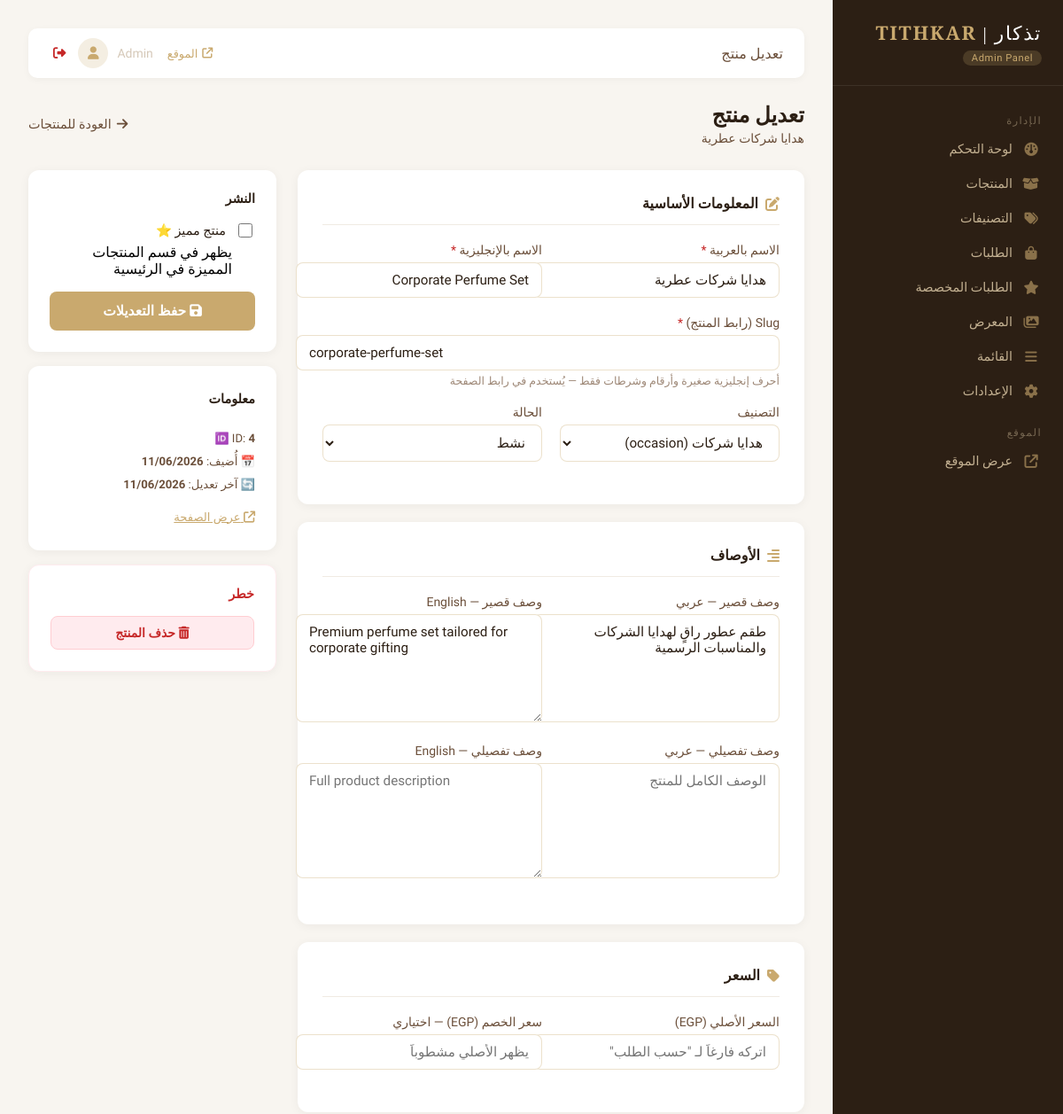
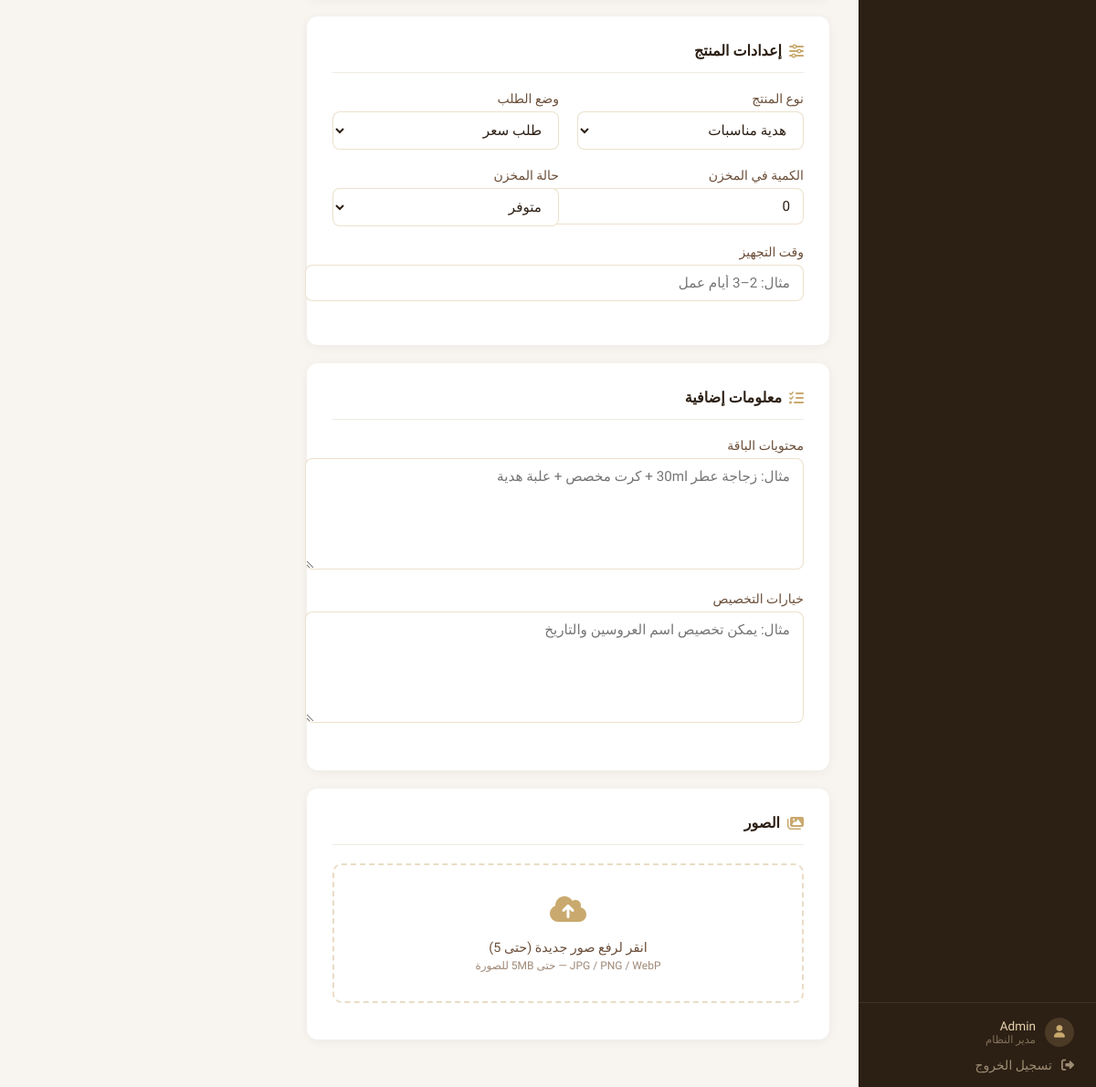
The app's page /admin/product-form.php?id=4 (signed in) with its own data (2 pictures, top to bottom).
### tables this page shows
CREATE TABLE IF NOT EXISTS products (
    id                     INT AUTO_INCREMENT PRIMARY KEY,
    name_ar                VARCHAR(255) NOT NULL,
    name_en                VARCHAR(255) NOT NULL,
    slug                   VARCHAR(255) NOT NULL UNIQUE,
    short_description_ar   TEXT,
    short_description_en   TEXT,
    full_description_ar    TEXT,
    full_description_en    TEXT,
    price                  DECIMAL(10,2)  NULL,
    sale_price             DECIMAL(10,2)  NULL,
    category_id            INT            NULL,
    product_type           ENUM('ready_gift','event_giveaway','both') NOT NULL DEFAULT 'ready_gift',
    order_mode             ENUM('buy_now','request_quote','both')     NOT NULL DEFAULT 'buy_now',
    stock_quantity         INT            NOT NULL DEFAULT 0,
    stock_status           ENUM('in_stock','out_of_stock') NOT NULL DEFAULT 'in_stock',
    is_featured            TINYINT(1)     NOT NULL DEFAULT 0,
    preparation_time       VARCHAR(255)   NULL,
    package_contents       TEXT           NULL,
    customization_options  TEXT           NULL,
    status                 ENUM('active','inactive') NOT NULL DEFAULT 'active',
    created_at             DATETIME       NOT NULL DEFAULT NOW(),
    updated_at             DATETIME       NOT NULL DEFAULT NOW() ON UPDATE NOW(),
    CONSTRAINT fk_product_category
        FOREIGN KEY (category_id) REFERENCES categories(id) ON DELETE SET NULL
);

### admin/product-form.php (the view, shortened to what this page needs)
<?php
require_once __DIR__ . '/../includes/functions.php';
$product_id = (int)($_GET['id'] ?? $_POST['product_id'] ?? 0);
$isEdit     = $product_id > 0;
$product    = null;
if ($isEdit) {
    $stmt = $pdo->prepare('SELECT * FROM products WHERE id = ? LIMIT 1');
    $stmt->execute([$product_id]);
    $product = $stmt->fetch();
}
$f = [
    'name_ar'               => $_POST['name_ar']               ?? $product['name_ar']               ?? '',
    'name_en'               => $_POST['name_en']               ?? $product['name_en']               ?? '',
    'slug'                  => $_POST['slug']                  ?? $product['slug']                  ?? '',
    'category_id'           => $_POST['category_id']           ?? $product['category_id']           ?? '',
    'status'                => $_POST['status']                ?? $product['status']                ?? 'active',
    'is_featured'           => $_POST['is_featured']           ?? $product['is_featured']           ?? 0,
    'short_description_ar'  => $_POST['short_description_ar']  ?? $product['short_description_ar']  ?? '',
    'short_description_en'  => $_POST['short_description_en']  ?? $product['short_description_en']  ?? '',
    'full_description_ar'   => $_POST['full_description_ar']   ?? $product['full_description_ar']   ?? '',
    'full_description_en'   => $_POST['full_description_en']   ?? $product['full_description_en']   ?? '',
    'price'                 => $_POST['price']                 ?? $product['price']                 ?? '',
    'sale_price'            => $_POST['sale_price']            ?? $product['sale_price']            ?? '',
    'product_type'          => $_POST['product_type']          ?? $product['product_type']          ?? 'ready_gift',
    'order_mode'            => $_POST['order_mode']            ?? $product['order_mode']            ?? 'buy_now',
    'stock_quantity'        => $_POST['stock_quantity']        ?? $product['stock_quantity']        ?? 0,
    'stock_status'          => $_POST['stock_status']          ?? $product['stock_status']          ?? 'in_stock',
    'preparation_time'      => $_POST['preparation_time']      ?? $product['preparation_time']      ?? '',
    'package_contents'      => $_POST['package_contents']      ?? $product['package_contents']      ?? '',
    'customization_options' => $_POST['customization_options'] ?? $product['customization_options'] ?? '',
];
function fv(array $f, string $key): string {
    return htmlspecialchars($f[$key] ?? '', ENT_QUOTES);
}
function sel(array $f, string $key, string $val): string {
    return ($f[$key] ?? '') == $val ? 'selected' : '';
}
$allCats = $pdo->query("SELECT id, name_ar, type FROM categories WHERE status = 'active' ORDER BY type, name_ar")->fetchAll();
?>
<!DOCTYPE html>
<html lang="ar" dir="rtl">
<head>
<link rel="stylesheet" href="https://cdnjs.cloudflare.com/ajax/libs/font-awesome/6.5.1/css/all.min.css">
<link rel="stylesheet" href="<?= SITE_URL ?>/assets/css/admin.css">
</head>
<body class="admin-body">
<div class="admin-layout">
<?php include __DIR__ . '/partials/sidebar.php'; ?>
<div class="admin-content">
<?php include __DIR__ . '/partials/topbar.php'; ?>
<div class="admin-page-header">
    <div>
        <h1 class="admin-page-title"><?= $isEdit ? 'تعديل منتج' : 'إضافة منتج جديد' ?></h1>
        <div class="admin-page-subtitle">
            <?= $isEdit ? htmlspecialchars($product['name_ar'], ENT_QUOTES) : 'ملء البيانات وحفظ المنتج' ?>
        </div>
    </div>
    <a href="products.php"
       style="color:#6B4F3A;text-decoration:none;font-size:0.9rem;display:flex;align-items:center;gap:6px;">
        <i class="fas fa-arrow-right"></i> العودة للمنتجات
    </a>
</div>
<form method="POST" enctype="multipart/form-data"
      action="product-form.php<?= $isEdit ? '?id=' . $product_id : '' ?>">
<div class="form-layout">
    <div>
        <div class="form-section">
            <h4><i class="fas fa-pen-to-square"></i> المعلومات الأساسية</h4>
            <div class="admin-form">
                <div class="form-row">
                    <div class="form-group">
                        <label>الاسم بالعربية <span style="color:#C62828;">*</span></label>
                        <input type="text" name="name_ar" value="<?= fv($f,'name_ar') ?>" required placeholder="مثال: بوكس القلب الرومانسي">
                    </div>
                    <div class="form-group">
                        <label>الاسم بالإنجليزية <span style="color:#C62828;">*</span></label>
                        <input type="text" name="name_en" id="name_en" value="<?= fv($f,'name_en') ?>" required placeholder="e.g. Romantic Heart Box">
                    </div>
                </div>
                <div class="form-group">
                    <label>Slug (رابط المنتج) <span style="color:#C62828;">*</span></label>
                    <input type="text" name="slug" id="slug" value="<?= fv($f,'slug') ?>" dir="ltr"
                           placeholder="romantic-heart-box" pattern="[a-z0-9-]+" required>
                    <div class="form-hint">أحرف إنجليزية صغيرة وأرقام وشرطات فقط — يُستخدم في رابط الصفحة</div>
                </div>
                <div class="form-row">
                    <div class="form-group">
                        <label>التصنيف</label>
                        <select name="category_id">
                            <?php foreach ($allCats as $cat): ?>
                            <option value="<?= (int)$cat['id'] ?>" <?= sel($f,'category_id',(string)$cat['id']) ?>>
                                <?= htmlspecialchars($cat['name_ar'], ENT_QUOTES) ?>
                                (<?= htmlspecialchars($cat['type'], ENT_QUOTES) ?>)
                            </option>
                            <?php endforeach; ?>
                        </select>
                    </div>
                    <div class="form-group">
                        <label>الحالة</label>
                        <select name="status">
                            <option value="active"   <?= sel($f,'status','active') ?>>نشط</option>
                        </select>
                    </div>
                </div>
            </div>
        </div>
        <div class="form-section">
            <h4><i class="fas fa-align-right"></i> الأوصاف</h4>
            <div class="admin-form">
                <div class="form-row">
                    <div class="form-group">
                        <label>وصف قصير — عربي</label>
                        <textarea name="short_description_ar" rows="3" placeholder="وصف مختصر يظهر في قائمة المنتجات"><?= fv($f,'short_description_ar') ?></textarea>
                    </div>
                    <div class="form-group">
                        <label>وصف قصير — English</label>
                        <textarea name="short_description_en" rows="3" dir="ltr" placeholder="Short description shown in listing"><?= fv($f,'short_description_en') ?></textarea>
                    </div>
                </div>
                <div class="form-row">
                    <div class="form-group">
                        <label>وصف تفصيلي — عربي</label>
                        <textarea name="full_description_ar" rows="6" placeholder="الوصف الكامل للمنتج"><?= fv($f,'full_description_ar') ?></textarea>
                    </div>
                    <div class="form-group">
                        <label>وصف تفصيلي — English</label>
                        <textarea name="full_description_en" rows="6" dir="ltr" placeholder="Full product description"><?= fv($f,'full_description_en') ?></textarea>
                    </div>
                </div>
            </div>
        </div>
        <div class="form-section">
            <h4><i class="fas fa-tag"></i> السعر</h4>
            <div class="admin-form">
                <div class="form-row">
                    <div class="form-group">
                        <label>السعر الأصلي (EGP)</label>
                        <input type="number" name="price" step="0.01" min="0"
                               value="<?= fv($f,'price') ?>" placeholder="اتركه فارغاً لـ &quot;حسب الطلب&quot;">
                    </div>
                    <div class="form-group">
                        <label>سعر الخصم (EGP) — اختياري</label>
                        <input type="number" name="sale_price" step="0.01" min="0"
                               value="<?= fv($f,'sale_price') ?>" placeholder="يظهر الأصلي مشطوباً">
                    </div>
                </div>
            </div>
        </div>
        <div class="form-section">
            <h4><i class="fas fa-sliders"></i> إعدادات المنتج</h4>
            <div class="admin-form">
                <div class="form-row">
                    <div class="form-group">
                        <label>نوع المنتج</label>
                        <select name="product_type">
                            <option value="event_giveaway" <?= sel($f,'product_type','event_giveaway') ?>>هدية مناسبات</option>
                        </select>
                    </div>
                    <div class="form-group">
                        <label>وضع الطلب</label>
                        <select name="order_mode">
                            <option value="request_quote" <?= sel($f,'order_mode','request_quote') ?>>طلب سعر</option>
                        </select>
                    </div>
                </div>
                <div class="form-row">
                    <div class="form-group">
                        <label>الكمية في المخزن</label>
                        <input type="number" name="stock_quantity" min="0" value="<?= fv($f,'stock_quantity') ?>">
                    </div>
                    <div class="form-group">
                        <label>حالة المخزن</label>
                        <select name="stock_status">
                            <option value="in_stock"      <?= sel($f,'stock_status','in_stock') ?>>متوفر</option>
                        </select>
                    </div>
                </div>
                <div class="form-group">
                    <label>وقت التجهيز</label>
                    <input type="text" name="preparation_time" value="<?= fv($f,'preparation_time') ?>"
                           placeholder="مثال: 2–3 أيام عمل">
                </div>
            </div>
        </div>
        <div class="form-section">
            <h4><i class="fas fa-list-check"></i> معلومات إضافية</h4>
            <div class="admin-form">
                <div class="form-group">
                    <label>محتويات الباقة</label>
                    <textarea name="package_contents" rows="4" placeholder="مثال: زجاجة عطر 30ml + كرت مخصص + علبة هدية"><?= fv($f,'package_contents') ?></textarea>
                </div>
                <div class="form-group">
                    <label>خيارات التخصيص</label>
                    <textarea name="customization_options" rows="4" placeholder="مثال: يمكن تخصيص اسم العروسين والتاريخ"><?= fv($f,'customization_options') ?></textarea>
                </div>
            </div>
        </div>
        <div class="form-section">
            <h4><i class="fas fa-images"></i> الصور</h4>
            <div class="image-upload-area" onclick="document.getElementById('imgInput').click();">
                <i class="fas fa-cloud-arrow-up"></i>
                <div style="margin-top:8px;font-size:0.9rem;">انقر لرفع صور جديدة (حتى 5)</div>
                <div style="font-size:0.75rem;color:#9E8877;margin-top:4px;">JPG / PNG / WebP — حتى 5MB للصورة</div>
            </div>
        </div>
    </div>
    <div>
        <div class="sidebar-card">
            <h4>النشر</h4>
            <div style="margin-bottom:16px;">
                <label style="display:flex;align-items:center;gap:10px;cursor:pointer;font-size:0.9rem;color:#2C1F14;">
                    <input type="checkbox" name="is_featured" value="1"
                           <?= ($f['is_featured'] ?? 0) ? 'checked' : '' ?>
                           style="width:16px;height:16px;accent-color:#C9A96E;">
                    <span>منتج مميز ⭐</span>
                </label>
                <div class="form-hint" style="margin-top:4px;margin-right:26px;">يظهر في قسم المنتجات المميزة في الرئيسية</div>
            </div>
            <button type="submit" class="btn-save">
                <i class="fas fa-floppy-disk"></i>
                <?= $isEdit ? 'حفظ التعديلات' : 'حفظ المنتج' ?>
            </button>
        </div>
        <?php if ($isEdit && $product): ?>
        <div class="sidebar-card" style="font-size:0.82rem;color:#6B4F3A;line-height:2;">
            <h4>معلومات</h4>
            <div>🆔 ID: <strong><?= $product_id ?></strong></div>
            <div>📅 أُضيف: <strong><?= date('d/m/Y', strtotime($product['created_at'])) ?></strong></div>
            <div>🔄 آخر تعديل: <strong><?= date('d/m/Y', strtotime($product['updated_at'])) ?></strong></div>
            <div style="margin-top:10px;">
                <a href="<?= SITE_URL ?>/pages/product.php?slug=<?= urlencode($product['slug']) ?>"
                   target="_blank" rel="noopener"
                   style="color:#C9A96E;font-size:0.82rem;">
                    <i class="fas fa-arrow-up-right-from-square"></i> عرض الصفحة
                </a>
            </div>
        </div>
        <?php endif; ?>
        <?php if ($isEdit): ?>
        <div class="sidebar-card" style="border:1px solid #FFEBEE;">
            <h4 style="color:#C62828;">خطر</h4>
            <form method="POST" action="products.php"
                  onsubmit="return confirm('هل تريد حذف هذا المنتج نهائياً؟')">
                <button type="submit"
                        style="width:100%;padding:10px;background:#FFEBEE;color:#C62828;
                               border:1px solid #FFCDD2;border-radius:8px;font-family:inherit;
                               font-size:0.875rem;font-weight:600;cursor:pointer;transition:background .2s;"
                        onmouseover="this.style.background='#C62828';this.style.color='#fff';"
                        onmouseout="this.style.background='#FFEBEE';this.style.color='#C62828';">
                    <i class="fas fa-trash-can"></i> حذف المنتج
                </button>
            </form>
        </div>
        <?php endif; ?>
    </div>
</div>
</form>
</div>
</div>
</body>
</html>

### records on screen
products: name_ar "هدايا شركات عطرية", name_en "Corporate Perfume Set", slug "corporate-perfume-set", short_description_ar "طقم عطور راقٍ لهدايا الشركات والمناسبات الرسمية", short_description_en "Premium perfume set tailored for corporate gifting", stock_quantity "0", created_at "11/06/2026", updated_at "11/06/2026"

### other values on screen
$item['label'] "لوحة التحكم"
$item['label'] "المنتجات"
$item['label'] "التصنيفات"
$item['label'] "الطلبات"
$item['label'] "الطلبات المخصصة"
$item['label'] "المعرض"
$item['label'] "القائمة"
$item['label'] "الإعدادات"
$_SESSION['admin_name'] "Admin"
$pageTitle "تعديل منتج"
$product_id "4"
form field category_id "هدايا شركات (occasion)"
